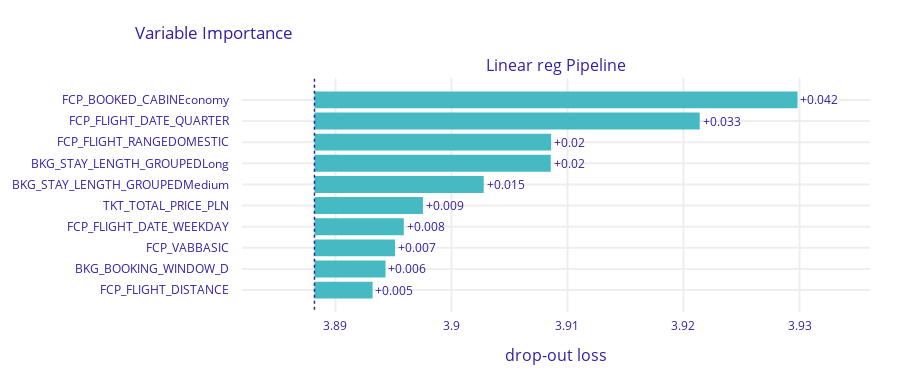

Notebook code for this chart:
### Code cell
import dalex as dx
lin_reg_exp = dx.Explainer(regr, X_withnames, y_withnames, label = "Linear reg Pipeline")
mp_rf = lin_reg_exp.model_parts()
mp_rf.result
mp_rf.plot()

### Figure 1 — Plotly figure (JSON) as saved in the notebook; plotly's stock layout.template omitted (floating-point values rounded to 4 significant figures)
{"data": [{"base": 3.888, "hoverinfo": "text", "hoverlabel": {"bgcolor": "rgba(0,0,0,0.8)"}, "hovertext": ["Model: Linear reg Pipeline loss after<br>variable: FCP_BOOKED_CABINEconomy is permuted: 3.93<br>Drop-out loss change: +0.042", "Model: Linear reg Pipeline loss after<br>variable: FCP_FLIGHT_DATE_QUARTER is permuted: 3.921<br>Drop-out loss change: +0.033", "Model: Linear reg Pipeline loss after<br>variable: FCP_FLIGHT_RANGEDOMESTIC is permuted: 3.909<br>Drop-out loss change: +0.02", "Model: Linear reg Pipeline loss after<br>variable: BKG_STAY_LENGTH_GROUPEDLong is permuted: 3.909<br>Drop-out loss change: +0.02", "Model: Linear reg Pipeline loss after<br>variable: BKG_STAY_LENGTH_GROUPEDMedium is permuted: 3.903<br>Drop-out loss change: +0.015", "Model: Linear reg Pipeline loss after<br>variable: TKT_TOTAL_PRICE_PLN is permuted: 3.898<br>Drop-out loss change: +0.009", "Model: Linear reg Pipeline loss after<br>variable: FCP_FLIGHT_DATE_WEEKDAY is permuted: 3.896<br>Drop-out loss change: +0.008", "Model: Linear reg Pipeline loss after<br>variable: FCP_VABBASIC is permuted: 3.895<br>Drop-out loss change: +0.007", "Model: Linear reg Pipeline loss after<br>variable: BKG_BOOKING_WINDOW_D is permuted: 3.894<br>Drop-out loss change: +0.006", "Model: Linear reg Pipeline loss after<br>variable: FCP_FLIGHT_DISTANCE is permuted: 3.893<br>Drop-out loss change: +0.005"], "marker": {"color": "#46bac2"}, "orientation": "h", "showlegend": false, "text": ["+0.042", "+0.033", "+0.02", "+0.02", "+0.015", "+0.009", "+0.008", "+0.007", "+0.006", "+0.005"], "textposition": "outside", "type": "bar", "x": [0.04164, 0.03321, 0.0204, 0.02037, 0.01459, 0.009351, 0.007701, 0.006948, 0.006126, 0.005011], "xaxis": "x", "y": ["FCP_BOOKED_CABINEconomy", "FCP_FLIGHT_DATE_QUARTER", "FCP_FLIGHT_RANGEDOMESTIC", "BKG_STAY_LENGTH_GROUPEDLong", "BKG_STAY_LENGTH_GROUPEDMedium", "TKT_TOTAL_PRICE_PLN", "FCP_FLIGHT_DATE_WEEKDAY", "FCP_VABBASIC", "BKG_BOOKING_WINDOW_D", "FCP_FLIGHT_DISTANCE"], "yaxis": "y"}], "layout": {"annotations": [{"font": {"size": 16}, "showarrow": false, "text": "Linear reg Pipeline", "x": 0.5, "xanchor": "center", "xref": "paper", "y": 1, "yanchor": "bottom", "yref": "paper"}, {"font": {"size": 16}, "showarrow": false, "text": "drop-out loss", "x": 0.5, "xanchor": "center", "xref": "paper", "y": 0, "yanchor": "top", "yref": "paper", "yshift": -30}], "font": {"color": "#371ea3"}, "height": 383, "margin": {"b": 71, "r": 30, "t": 78}, "shapes": [{"line": {"color": "#371ea3", "dash": "dot", "width": 1.5}, "type": "line", "x0": 3.888, "x1": 3.888, "xref": "x", "y0": -1, "y1": 10, "yref": "y"}], "title": {"text": "Variable Importance", "x": 0.15}, "xaxis": {"anchor": "y", "automargin": true, "domain": [0, 1], "fixedrange": true, "gridwidth": 2, "range": [3.882, 3.936], "tickcolor": "white", "ticklen": 3, "ticks": "outside", "type": "linear", "zeroline": false}, "yaxis": {"anchor": "x", "automargin": true, "autorange": "reversed", "domain": [0, 1], "fixedrange": true, "gridwidth": 2, "tickcolor": "white", "ticklen": 10, "ticks": "outside", "type": "category"}}}
